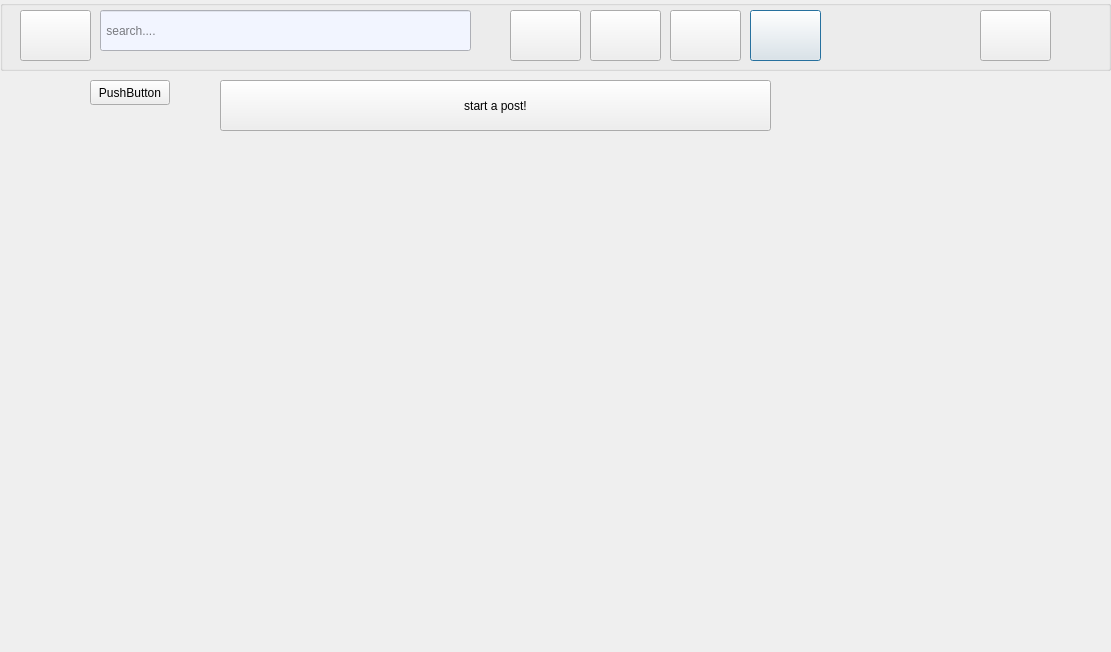
<?xml version="1.0" encoding="UTF-8"?>
<ui version="4.0">
 <class>fifthpage</class>
 <widget class="QDialog" name="fifthpage">
  <property name="geometry">
   <rect>
    <x>0</x>
    <y>0</y>
    <width>1111</width>
    <height>652</height>
   </rect>
  </property>
  <property name="windowTitle">
   <string>Dialog</string>
  </property>
  <property name="styleSheet">
   <string notr="true">background-image: url(:/new/prefix1/back2.jpg);</string>
  </property>
  <widget class="QGroupBox" name="groupBox">
   <property name="geometry">
    <rect>
     <x>0</x>
     <y>0</y>
     <width>1111</width>
     <height>71</height>
    </rect>
   </property>
   <property name="title">
    <string/>
   </property>
   <widget class="QPushButton" name="pushButton">
    <property name="geometry">
     <rect>
      <x>20</x>
      <y>10</y>
      <width>71</width>
      <height>51</height>
     </rect>
    </property>
    <property name="styleSheet">
     <string notr="true">border-image: url(:/new/prefix1/linkdin.jpg);</string>
    </property>
    <property name="text">
     <string/>
    </property>
   </widget>
   <widget class="QLineEdit" name="lineEdit">
    <property name="geometry">
     <rect>
      <x>100</x>
      <y>10</y>
      <width>371</width>
      <height>41</height>
     </rect>
    </property>
    <property name="styleSheet">
     <string notr="true">background-color: rgb(242, 245, 255);</string>
    </property>
    <property name="frame">
     <bool>true</bool>
    </property>
    <property name="placeholderText">
     <string> search....</string>
    </property>
   </widget>
   <widget class="QPushButton" name="home">
    <property name="geometry">
     <rect>
      <x>510</x>
      <y>10</y>
      <width>71</width>
      <height>51</height>
     </rect>
    </property>
    <property name="styleSheet">
     <string notr="true"/>
    </property>
    <property name="text">
     <string/>
    </property>
    <property name="default">
     <bool>true</bool>
    </property>
    <property name="flat">
     <bool>false</bool>
    </property>
   </widget>
   <widget class="QPushButton" name="network">
    <property name="geometry">
     <rect>
      <x>590</x>
      <y>10</y>
      <width>71</width>
      <height>51</height>
     </rect>
    </property>
    <property name="styleSheet">
     <string notr="true"/>
    </property>
    <property name="text">
     <string/>
    </property>
    <property name="default">
     <bool>true</bool>
    </property>
   </widget>
   <widget class="QPushButton" name="job">
    <property name="geometry">
     <rect>
      <x>670</x>
      <y>10</y>
      <width>71</width>
      <height>51</height>
     </rect>
    </property>
    <property name="styleSheet">
     <string notr="true"/>
    </property>
    <property name="text">
     <string/>
    </property>
    <property name="default">
     <bool>true</bool>
    </property>
   </widget>
   <widget class="QPushButton" name="me">
    <property name="geometry">
     <rect>
      <x>980</x>
      <y>10</y>
      <width>71</width>
      <height>51</height>
     </rect>
    </property>
    <property name="styleSheet">
     <string notr="true"/>
    </property>
    <property name="text">
     <string/>
    </property>
   </widget>
   <widget class="QPushButton" name="messaging">
    <property name="geometry">
     <rect>
      <x>750</x>
      <y>10</y>
      <width>71</width>
      <height>51</height>
     </rect>
    </property>
    <property name="styleSheet">
     <string notr="true"/>
    </property>
    <property name="text">
     <string/>
    </property>
    <property name="default">
     <bool>true</bool>
    </property>
   </widget>
  </widget>
  <widget class="QPushButton" name="postingButton">
   <property name="geometry">
    <rect>
     <x>220</x>
     <y>80</y>
     <width>551</width>
     <height>51</height>
    </rect>
   </property>
   <property name="layoutDirection">
    <enum>Qt::LeftToRight</enum>
   </property>
   <property name="styleSheet">
    <string notr="true">color: rgb(0, 0, 0);
font: 10pt &quot;MS Shell Dlg 2&quot;;</string>
   </property>
   <property name="text">
    <string>start a post!</string>
   </property>
  </widget>
  <widget class="QPushButton" name="pushButton_2">
   <property name="geometry">
    <rect>
     <x>90</x>
     <y>80</y>
     <width>80</width>
     <height>25</height>
    </rect>
   </property>
   <property name="text">
    <string>PushButton</string>
   </property>
  </widget>
 </widget>
 <resources/>
 <connections/>
</ui>
